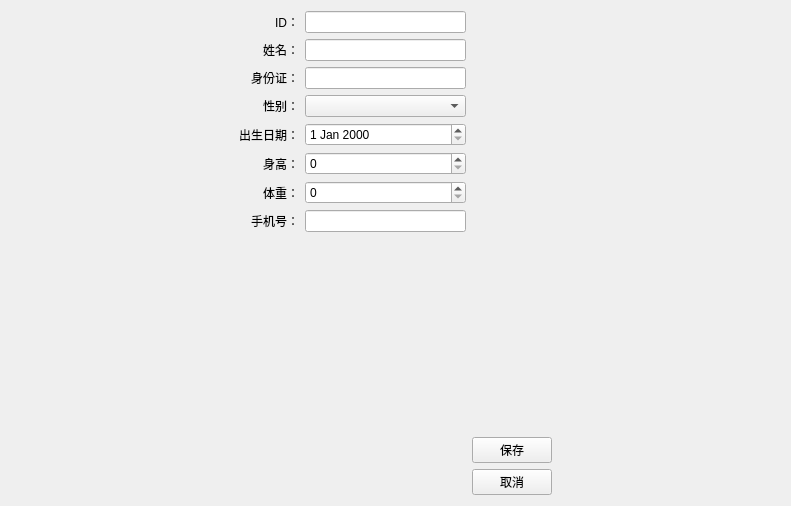
<?xml version="1.0" encoding="UTF-8"?>
<ui version="4.0">
 <class>PatientEditView</class>
 <widget class="QWidget" name="PatientEditView">
  <property name="geometry">
   <rect>
    <x>0</x>
    <y>0</y>
    <width>791</width>
    <height>506</height>
   </rect>
  </property>
  <property name="windowTitle">
   <string>Form</string>
  </property>
  <layout class="QHBoxLayout" name="horizontalLayout">
   <item>
    <spacer name="horizontalSpacer">
     <property name="orientation">
      <enum>Qt::Orientation::Horizontal</enum>
     </property>
     <property name="sizeHint" stdset="0">
      <size>
       <width>197</width>
       <height>20</height>
      </size>
     </property>
    </spacer>
   </item>
   <item>
    <layout class="QFormLayout" name="formLayout">
     <property name="labelAlignment">
      <set>Qt::AlignmentFlag::AlignRight|Qt::AlignmentFlag::AlignTrailing|Qt::AlignmentFlag::AlignVCenter</set>
     </property>
     <property name="formAlignment">
      <set>Qt::AlignmentFlag::AlignRight|Qt::AlignmentFlag::AlignTop|Qt::AlignmentFlag::AlignTrailing</set>
     </property>
     <item row="0" column="0">
      <widget class="QLabel" name="label">
       <property name="text">
        <string>ID：</string>
       </property>
       <property name="alignment">
        <set>Qt::AlignmentFlag::AlignRight|Qt::AlignmentFlag::AlignTrailing|Qt::AlignmentFlag::AlignVCenter</set>
       </property>
      </widget>
     </item>
     <item row="0" column="1">
      <widget class="QLineEdit" name="lineEdit"/>
     </item>
     <item row="1" column="0">
      <widget class="QLabel" name="label_2">
       <property name="text">
        <string>姓名：</string>
       </property>
       <property name="alignment">
        <set>Qt::AlignmentFlag::AlignRight|Qt::AlignmentFlag::AlignTrailing|Qt::AlignmentFlag::AlignVCenter</set>
       </property>
      </widget>
     </item>
     <item row="1" column="1">
      <widget class="QLineEdit" name="lineEdit_2"/>
     </item>
     <item row="2" column="0">
      <widget class="QLabel" name="label_3">
       <property name="text">
        <string>身份证：</string>
       </property>
       <property name="alignment">
        <set>Qt::AlignmentFlag::AlignRight|Qt::AlignmentFlag::AlignTrailing|Qt::AlignmentFlag::AlignVCenter</set>
       </property>
      </widget>
     </item>
     <item row="2" column="1">
      <widget class="QLineEdit" name="lineEdit_3"/>
     </item>
     <item row="3" column="0">
      <widget class="QLabel" name="label_4">
       <property name="text">
        <string>性别：</string>
       </property>
       <property name="alignment">
        <set>Qt::AlignmentFlag::AlignRight|Qt::AlignmentFlag::AlignTrailing|Qt::AlignmentFlag::AlignVCenter</set>
       </property>
      </widget>
     </item>
     <item row="3" column="1">
      <widget class="QComboBox" name="comboBox"/>
     </item>
     <item row="4" column="0">
      <widget class="QLabel" name="label_5">
       <property name="text">
        <string>出生日期：</string>
       </property>
       <property name="alignment">
        <set>Qt::AlignmentFlag::AlignRight|Qt::AlignmentFlag::AlignTrailing|Qt::AlignmentFlag::AlignVCenter</set>
       </property>
      </widget>
     </item>
     <item row="4" column="1">
      <widget class="QDateEdit" name="dateEdit"/>
     </item>
     <item row="5" column="0">
      <widget class="QLabel" name="label_6">
       <property name="text">
        <string>身高：</string>
       </property>
       <property name="alignment">
        <set>Qt::AlignmentFlag::AlignRight|Qt::AlignmentFlag::AlignTrailing|Qt::AlignmentFlag::AlignVCenter</set>
       </property>
      </widget>
     </item>
     <item row="5" column="1">
      <widget class="QSpinBox" name="spinBox"/>
     </item>
     <item row="6" column="0">
      <widget class="QLabel" name="label_7">
       <property name="text">
        <string>体重：</string>
       </property>
       <property name="alignment">
        <set>Qt::AlignmentFlag::AlignRight|Qt::AlignmentFlag::AlignTrailing|Qt::AlignmentFlag::AlignVCenter</set>
       </property>
      </widget>
     </item>
     <item row="6" column="1">
      <widget class="QSpinBox" name="spinBox_2"/>
     </item>
     <item row="7" column="0">
      <widget class="QLabel" name="label_8">
       <property name="text">
        <string>手机号：</string>
       </property>
       <property name="alignment">
        <set>Qt::AlignmentFlag::AlignRight|Qt::AlignmentFlag::AlignTrailing|Qt::AlignmentFlag::AlignVCenter</set>
       </property>
      </widget>
     </item>
     <item row="7" column="1">
      <widget class="QLineEdit" name="lineEdit_4"/>
     </item>
    </layout>
   </item>
   <item>
    <layout class="QVBoxLayout" name="verticalLayout_2">
     <item>
      <spacer name="verticalSpacer">
       <property name="orientation">
        <enum>Qt::Orientation::Vertical</enum>
       </property>
       <property name="sizeHint" stdset="0">
        <size>
         <width>20</width>
         <height>40</height>
        </size>
       </property>
      </spacer>
     </item>
     <item>
      <layout class="QVBoxLayout" name="verticalLayout">
       <item>
        <widget class="QPushButton" name="pushButton">
         <property name="text">
          <string>保存</string>
         </property>
        </widget>
       </item>
       <item>
        <widget class="QPushButton" name="pushButton_2">
         <property name="text">
          <string>取消</string>
         </property>
        </widget>
       </item>
      </layout>
     </item>
    </layout>
   </item>
   <item>
    <spacer name="horizontalSpacer_2">
     <property name="orientation">
      <enum>Qt::Orientation::Horizontal</enum>
     </property>
     <property name="sizeHint" stdset="0">
      <size>
       <width>40</width>
       <height>20</height>
      </size>
     </property>
    </spacer>
   </item>
  </layout>
 </widget>
 <resources/>
 <connections/>
</ui>
